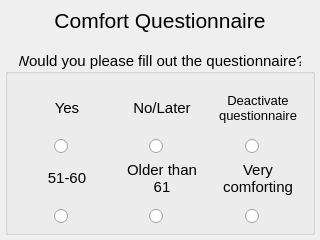
<?xml version="1.0" encoding="UTF-8"?>
<ui version="4.0">
 <class>ComfortQuestionnaire</class>
 <widget class="QWidget" name="ComfortQuestionnaire">
  <property name="geometry">
   <rect>
    <x>0</x>
    <y>0</y>
    <width>320</width>
    <height>240</height>
   </rect>
  </property>
  <widget class="QWidget" name="settingsHead" native="true">
   <property name="geometry">
    <rect>
     <x>0</x>
     <y>0</y>
     <width>320</width>
     <height>40</height>
    </rect>
   </property>
   <widget class="QLabel" name="settingLabel">
    <property name="geometry">
     <rect>
      <x>0</x>
      <y>0</y>
      <width>320</width>
      <height>40</height>
     </rect>
    </property>
    <property name="font">
     <font>
      <pointsize>16</pointsize>
     </font>
    </property>
    <property name="text">
     <string>Comfort Questionnaire</string>
    </property>
    <property name="alignment">
     <set>Qt::AlignCenter</set>
    </property>
   </widget>
  </widget>
  <widget class="QGroupBox" name="answersGroup">
   <property name="geometry">
    <rect>
     <x>5</x>
     <y>50</y>
     <width>310</width>
     <height>185</height>
    </rect>
   </property>
   <property name="font">
    <font>
     <pointsize>11</pointsize>
    </font>
   </property>
   <property name="title">
    <string>Would you please fill out the questionnaire?</string>
   </property>
   <property name="alignment">
    <set>Qt::AlignCenter</set>
   </property>
   <layout class="QGridLayout" name="answers">
    <property name="spacing">
     <number>0</number>
    </property>
    <item row="0" column="1">
     <widget class="QWidget" name="answer2" native="true">
      <widget class="QRadioButton" name="radioButtonAnswer2">
       <property name="geometry">
        <rect>
         <x>37</x>
         <y>50</y>
         <width>26</width>
         <height>26</height>
        </rect>
       </property>
       <property name="text">
        <string/>
       </property>
      </widget>
      <widget class="QLabel" name="labelAnswer2">
       <property name="geometry">
        <rect>
         <x>3</x>
         <y>5</y>
         <width>94</width>
         <height>40</height>
        </rect>
       </property>
       <property name="font">
        <font>
         <pointsize>11</pointsize>
        </font>
       </property>
       <property name="text">
        <string>No/Later</string>
       </property>
       <property name="alignment">
        <set>Qt::AlignCenter</set>
       </property>
      </widget>
     </widget>
    </item>
    <item row="0" column="2">
     <widget class="QWidget" name="answer3" native="true">
      <widget class="QRadioButton" name="radioButtonAnswer3">
       <property name="geometry">
        <rect>
         <x>37</x>
         <y>50</y>
         <width>26</width>
         <height>26</height>
        </rect>
       </property>
       <property name="text">
        <string/>
       </property>
      </widget>
      <widget class="QLabel" name="labelAnswer3">
       <property name="geometry">
        <rect>
         <x>3</x>
         <y>5</y>
         <width>94</width>
         <height>40</height>
        </rect>
       </property>
       <property name="font">
        <font>
         <pointsize>10</pointsize>
        </font>
       </property>
       <property name="text">
        <string>Deactivate
questionnaire</string>
       </property>
       <property name="alignment">
        <set>Qt::AlignCenter</set>
       </property>
      </widget>
     </widget>
    </item>
    <item row="0" column="0">
     <widget class="QWidget" name="answer1" native="true">
      <property name="enabled">
       <bool>true</bool>
      </property>
      <widget class="QRadioButton" name="radioButtonAnswer1">
       <property name="geometry">
        <rect>
         <x>37</x>
         <y>50</y>
         <width>26</width>
         <height>26</height>
        </rect>
       </property>
       <property name="text">
        <string/>
       </property>
      </widget>
      <widget class="QLabel" name="labelAnswer1">
       <property name="geometry">
        <rect>
         <x>3</x>
         <y>5</y>
         <width>94</width>
         <height>40</height>
        </rect>
       </property>
       <property name="text">
        <string>Yes</string>
       </property>
       <property name="alignment">
        <set>Qt::AlignCenter</set>
       </property>
      </widget>
     </widget>
    </item>
    <item row="1" column="1">
     <widget class="QWidget" name="answer5" native="true">
      <widget class="QRadioButton" name="radioButtonAnswer5">
       <property name="geometry">
        <rect>
         <x>37</x>
         <y>50</y>
         <width>26</width>
         <height>26</height>
        </rect>
       </property>
       <property name="text">
        <string/>
       </property>
      </widget>
      <widget class="QLabel" name="labelAnswer5">
       <property name="geometry">
        <rect>
         <x>3</x>
         <y>5</y>
         <width>94</width>
         <height>40</height>
        </rect>
       </property>
       <property name="font">
        <font>
         <pointsize>11</pointsize>
        </font>
       </property>
       <property name="text">
        <string>Older than
61</string>
       </property>
       <property name="alignment">
        <set>Qt::AlignCenter</set>
       </property>
      </widget>
     </widget>
    </item>
    <item row="1" column="0">
     <widget class="QWidget" name="answer4" native="true">
      <widget class="QRadioButton" name="radioButtonAnswer4">
       <property name="geometry">
        <rect>
         <x>37</x>
         <y>50</y>
         <width>26</width>
         <height>26</height>
        </rect>
       </property>
       <property name="text">
        <string/>
       </property>
      </widget>
      <widget class="QLabel" name="labelAnswer4">
       <property name="geometry">
        <rect>
         <x>3</x>
         <y>5</y>
         <width>94</width>
         <height>40</height>
        </rect>
       </property>
       <property name="font">
        <font>
         <pointsize>11</pointsize>
        </font>
       </property>
       <property name="text">
        <string>51-60</string>
       </property>
       <property name="alignment">
        <set>Qt::AlignCenter</set>
       </property>
      </widget>
     </widget>
    </item>
    <item row="1" column="2">
     <widget class="QWidget" name="answer6" native="true">
      <widget class="QRadioButton" name="radioButtonAnswer6">
       <property name="geometry">
        <rect>
         <x>37</x>
         <y>50</y>
         <width>26</width>
         <height>26</height>
        </rect>
       </property>
       <property name="text">
        <string/>
       </property>
      </widget>
      <widget class="QLabel" name="labelAnswer6">
       <property name="geometry">
        <rect>
         <x>3</x>
         <y>5</y>
         <width>94</width>
         <height>40</height>
        </rect>
       </property>
       <property name="font">
        <font>
         <pointsize>11</pointsize>
        </font>
       </property>
       <property name="text">
        <string>Very
comforting</string>
       </property>
       <property name="alignment">
        <set>Qt::AlignCenter</set>
       </property>
      </widget>
     </widget>
    </item>
   </layout>
  </widget>
 </widget>
 <resources/>
 <connections/>
</ui>
